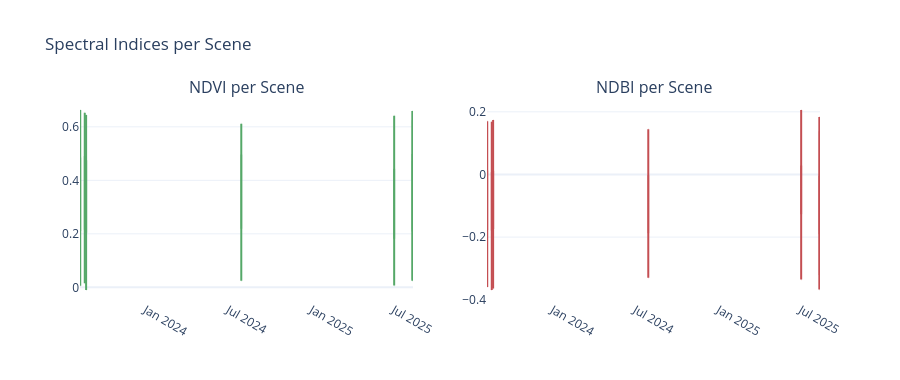

Write notebook code for a chart like this one.
### Markdown cell above
**Result:** All 7 Sentinel-2 scenes processed successfully, yielding **1,085 rows** (155 stations × 7 scenes). Every station now has NDVI and NDBI values for each acquisition date. NDVI is expected highest near parks, university campuses, and suburban gardens, and lowest over dense rooftops and roads. NDBI is highest over impervious surfaces and lowest over green areas. These two indices are the primary spatial drivers in the model, encoding the land-cover conditions that make one location hotter or cooler than the city average.

### Code cell
# ── Spectral indices per scene ─────────────────────────────────────
fig_sp = make_subplots(rows=1, cols=2, subplot_titles=['NDVI per Scene','NDBI per Scene'])
fig_sp.add_trace(go.Box(x=sentinel_df['scene_label'], y=sentinel_df['NDVI'],
                        marker_color='#55A868', showlegend=False), row=1, col=1)
fig_sp.add_trace(go.Box(x=sentinel_df['scene_label'], y=sentinel_df['NDBI'],
                        marker_color='#C44E52', showlegend=False), row=1, col=2)
fig_sp.update_xaxes(tickangle=30)
fig_sp.update_layout(title='Spectral Indices per Scene',
                     height=380, template='plotly_white')
fig_sp.show()

### Figure 1 — Plotly figure (JSON) as saved in the notebook; plotly's stock layout.template omitted (floating-point values rounded to 4 significant figures; data arrays with more than 128 entries replaced by an {"elided": "..."} marker saying what was removed)
{"data": [{"marker": {"color": "#55A868"}, "showlegend": false, "type": "box", "x": {"elided": "1085 str values"}, "xaxis": "x", "y": {"elided": "1085 float values"}, "yaxis": "y"}, {"marker": {"color": "#C44E52"}, "showlegend": false, "type": "box", "x": {"elided": "1085 str values"}, "xaxis": "x2", "y": {"elided": "1085 float values"}, "yaxis": "y2"}], "layout": {"annotations": [{"font": {"size": 16}, "showarrow": false, "text": "NDVI per Scene", "x": 0.225, "xanchor": "center", "xref": "paper", "y": 1, "yanchor": "bottom", "yref": "paper"}, {"font": {"size": 16}, "showarrow": false, "text": "NDBI per Scene", "x": 0.775, "xanchor": "center", "xref": "paper", "y": 1, "yanchor": "bottom", "yref": "paper"}], "height": 380, "title": {"text": "Spectral Indices per Scene"}, "xaxis": {"anchor": "y", "domain": [0, 0.45], "tickangle": 30}, "xaxis2": {"anchor": "y2", "domain": [0.55, 1], "tickangle": 30}, "yaxis": {"anchor": "x", "domain": [0, 1]}, "yaxis2": {"anchor": "x2", "domain": [0, 1]}}}
